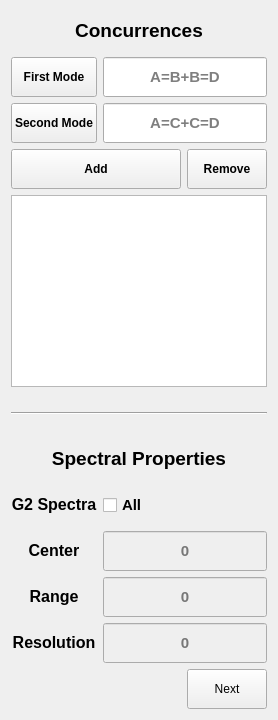
      <widget class="QWidget" name="tab_concurrence">
       <attribute name="title">
        <string>Concurrence</string>
       </attribute>
       <layout class="QGridLayout" name="gridLayout">
        <item row="11" column="0">
         <widget class="QLabel" name="label_114">
          <property name="minimumSize">
           <size>
            <width>0</width>
            <height>40</height>
           </size>
          </property>
          <property name="maximumSize">
           <size>
            <width>200</width>
            <height>16777215</height>
           </size>
          </property>
          <property name="text">
           <string>&lt;html&gt;&lt;head/&gt;&lt;body&gt;&lt;p align=&quot;center&quot;&gt;&lt;span style=&quot; font-size:12pt; font-weight:700;&quot;&gt;Range&lt;/span&gt;&lt;/p&gt;&lt;/body&gt;&lt;/html&gt;</string>
          </property>
         </widget>
        </item>
        <item row="12" column="0">
         <widget class="QLabel" name="label_115">
          <property name="minimumSize">
           <size>
            <width>0</width>
            <height>40</height>
           </size>
          </property>
          <property name="maximumSize">
           <size>
            <width>200</width>
            <height>16777215</height>
           </size>
          </property>
          <property name="text">
           <string>&lt;html&gt;&lt;head/&gt;&lt;body&gt;&lt;p align=&quot;center&quot;&gt;&lt;span style=&quot; font-size:12pt; font-weight:700;&quot;&gt;Resolution&lt;/span&gt;&lt;/p&gt;&lt;/body&gt;&lt;/html&gt;</string>
          </property>
         </widget>
        </item>
        <item row="9" column="0">
         <widget class="QLabel" name="label_55">
          <property name="minimumSize">
           <size>
            <width>0</width>
            <height>40</height>
           </size>
          </property>
          <property name="maximumSize">
           <size>
            <width>200</width>
            <height>16777215</height>
           </size>
          </property>
          <property name="text">
           <string>&lt;html&gt;&lt;head/&gt;&lt;body&gt;&lt;p align=&quot;center&quot;&gt;&lt;span style=&quot; font-size:12pt; font-weight:700;&quot;&gt;G2 Spectra&lt;/span&gt;&lt;/p&gt;&lt;/body&gt;&lt;/html&gt;</string>
          </property>
         </widget>
        </item>
        <item row="10" column="0">
         <widget class="QLabel" name="label_113">
          <property name="minimumSize">
           <size>
            <width>0</width>
            <height>40</height>
           </size>
          </property>
          <property name="maximumSize">
           <size>
            <width>200</width>
            <height>16777215</height>
           </size>
          </property>
          <property name="text">
           <string>&lt;html&gt;&lt;head/&gt;&lt;body&gt;&lt;p align=&quot;center&quot;&gt;&lt;span style=&quot; font-size:12pt; font-weight:700;&quot;&gt;Center&lt;/span&gt;&lt;/p&gt;&lt;/body&gt;&lt;/html&gt;</string>
          </property>
         </widget>
        </item>
        <item row="5" column="0" colspan="2">
         <widget class="QPushButton" name="button_add_concurrence_to_output">
          <property name="minimumSize">
           <size>
            <width>0</width>
            <height>40</height>
           </size>
          </property>
          <property name="font">
           <font>
            <bold>true</bold>
           </font>
          </property>
          <property name="text">
           <string>Add</string>
          </property>
         </widget>
        </item>
        <item row="5" column="2">
         <widget class="QPushButton" name="button_remove_concurrence_from_output">
          <property name="minimumSize">
           <size>
            <width>0</width>
            <height>40</height>
           </size>
          </property>
          <property name="font">
           <font>
            <bold>true</bold>
           </font>
          </property>
          <property name="text">
           <string>Remove</string>
          </property>
         </widget>
        </item>
        <item row="2" column="0" colspan="3">
         <widget class="QLabel" name="label_title_set_concurrences">
          <property name="minimumSize">
           <size>
            <width>0</width>
            <height>40</height>
           </size>
          </property>
          <property name="maximumSize">
           <size>
            <width>16777215</width>
            <height>40</height>
           </size>
          </property>
          <property name="frameShape">
           <enum>QFrame::NoFrame</enum>
          </property>
          <property name="frameShadow">
           <enum>QFrame::Plain</enum>
          </property>
          <property name="text">
           <string>&lt;html&gt;&lt;head/&gt;&lt;body&gt;&lt;p align=&quot;center&quot;&gt;&lt;span style=&quot; font-size:14pt; font-weight:700;&quot;&gt;Concurrences&lt;/span&gt;&lt;/p&gt;&lt;/body&gt;&lt;/html&gt;</string>
          </property>
         </widget>
        </item>
        <item row="3" column="1" colspan="2">
         <widget class="QLineEdit" name="textinput_concurrence_first">
          <property name="minimumSize">
           <size>
            <width>0</width>
            <height>40</height>
           </size>
          </property>
          <property name="font">
           <font>
            <pointsize>11</pointsize>
            <bold>true</bold>
           </font>
          </property>
          <property name="text">
           <string/>
          </property>
          <property name="frame">
           <bool>true</bool>
          </property>
          <property name="alignment">
           <set>Qt::AlignCenter</set>
          </property>
          <property name="placeholderText">
           <string>A=B+B=D</string>
          </property>
         </widget>
        </item>
        <item row="4" column="1" colspan="2">
         <widget class="QLineEdit" name="textinput_concurrence_second">
          <property name="minimumSize">
           <size>
            <width>0</width>
            <height>40</height>
           </size>
          </property>
          <property name="font">
           <font>
            <pointsize>11</pointsize>
            <bold>true</bold>
           </font>
          </property>
          <property name="text">
           <string/>
          </property>
          <property name="frame">
           <bool>true</bool>
          </property>
          <property name="alignment">
           <set>Qt::AlignCenter</set>
          </property>
          <property name="placeholderText">
           <string>A=C+C=D</string>
          </property>
         </widget>
        </item>
        <item row="6" column="0" colspan="3">
         <widget class="QListView" name="text_output_list_of_concurrences">
          <property name="minimumSize">
           <size>
            <width>0</width>
            <height>40</height>
           </size>
          </property>
         </widget>
        </item>
        <item row="8" column="0" colspan="3">
         <widget class="QLabel" name="label_title_set_concurrences_2">
          <property name="minimumSize">
           <size>
            <width>0</width>
            <height>40</height>
           </size>
          </property>
          <property name="maximumSize">
           <size>
            <width>16777215</width>
            <height>40</height>
           </size>
          </property>
          <property name="frameShape">
           <enum>QFrame::NoFrame</enum>
          </property>
          <property name="frameShadow">
           <enum>QFrame::Plain</enum>
          </property>
          <property name="text">
           <string>&lt;html&gt;&lt;head/&gt;&lt;body&gt;&lt;p align=&quot;center&quot;&gt;&lt;span style=&quot; font-size:14pt; font-weight:700;&quot;&gt;Spectral Properties&lt;/span&gt;&lt;/p&gt;&lt;/body&gt;&lt;/html&gt;</string>
          </property>
         </widget>
        </item>
        <item row="9" column="1" colspan="2">
         <widget class="QCheckBox" name="input_concurrence_add_spectra">
          <property name="minimumSize">
           <size>
            <width>0</width>
            <height>40</height>
           </size>
          </property>
          <property name="font">
           <font>
            <pointsize>11</pointsize>
            <bold>true</bold>
           </font>
          </property>
          <property name="text">
           <string>All</string>
          </property>
          <property name="checked">
           <bool>false</bool>
          </property>
         </widget>
        </item>
        <item row="10" column="1" colspan="2">
         <widget class="QLineEdit" name="textinput_concurrence_spec_freq">
          <property name="enabled">
           <bool>false</bool>
          </property>
          <property name="minimumSize">
           <size>
            <width>0</width>
            <height>40</height>
           </size>
          </property>
          <property name="font">
           <font>
            <pointsize>11</pointsize>
            <bold>true</bold>
           </font>
          </property>
          <property name="text">
           <string/>
          </property>
          <property name="frame">
           <bool>true</bool>
          </property>
          <property name="alignment">
           <set>Qt::AlignCenter</set>
          </property>
          <property name="placeholderText">
           <string>0</string>
          </property>
         </widget>
        </item>
        <item row="11" column="1" colspan="2">
         <widget class="QLineEdit" name="textinput_concurrence_spec_range">
          <property name="enabled">
           <bool>false</bool>
          </property>
          <property name="minimumSize">
           <size>
            <width>0</width>
            <height>40</height>
           </size>
          </property>
          <property name="font">
           <font>
            <pointsize>11</pointsize>
            <bold>true</bold>
           </font>
          </property>
          <property name="text">
           <string/>
          </property>
          <property name="frame">
           <bool>true</bool>
          </property>
          <property name="alignment">
           <set>Qt::AlignCenter</set>
          </property>
          <property name="placeholderText">
           <string>0</string>
          </property>
         </widget>
        </item>
        <item row="12" column="1" colspan="2">
         <widget class="QLineEdit" name="textinput_concurrence_spec_res">
          <property name="enabled">
           <bool>false</bool>
          </property>
          <property name="minimumSize">
           <size>
            <width>0</width>
            <height>40</height>
           </size>
          </property>
          <property name="font">
           <font>
            <pointsize>11</pointsize>
            <bold>true</bold>
           </font>
          </property>
          <property name="text">
           <string/>
          </property>
          <property name="frame">
           <bool>true</bool>
          </property>
          <property name="alignment">
           <set>Qt::AlignCenter</set>
          </property>
          <property name="placeholderText">
           <string>0</string>
          </property>
         </widget>
        </item>
        <item row="13" column="2">
         <widget class="QPushButton" name="button_next_tab_sconc_to_stats">
          <property name="minimumSize">
           <size>
            <width>0</width>
            <height>40</height>
           </size>
          </property>
          <property name="maximumSize">
           <size>
            <width>200</width>
            <height>16777215</height>
           </size>
          </property>
          <property name="text">
           <string>Next</string>
          </property>
          <property name="checkable">
           <bool>false</bool>
          </property>
         </widget>
        </item>
        <item row="7" column="0" colspan="3">
         <widget class="Line" name="line_12">
          <property name="minimumSize">
           <size>
            <width>0</width>
            <height>40</height>
           </size>
          </property>
          <property name="orientation">
           <enum>Qt::Horizontal</enum>
          </property>
         </widget>
        </item>
        <item row="3" column="0">
         <widget class="QPushButton" name="button_add_concurrence_mode_1">
          <property name="minimumSize">
           <size>
            <width>0</width>
            <height>40</height>
           </size>
          </property>
          <property name="font">
           <font>
            <bold>true</bold>
           </font>
          </property>
          <property name="text">
           <string>First Mode</string>
          </property>
         </widget>
        </item>
        <item row="4" column="0">
         <widget class="QPushButton" name="button_add_concurrence_mode_2">
          <property name="minimumSize">
           <size>
            <width>0</width>
            <height>40</height>
           </size>
          </property>
          <property name="font">
           <font>
            <bold>true</bold>
           </font>
          </property>
          <property name="text">
           <string>Second Mode</string>
          </property>
         </widget>
        </item>
       </layout>
      </widget>
